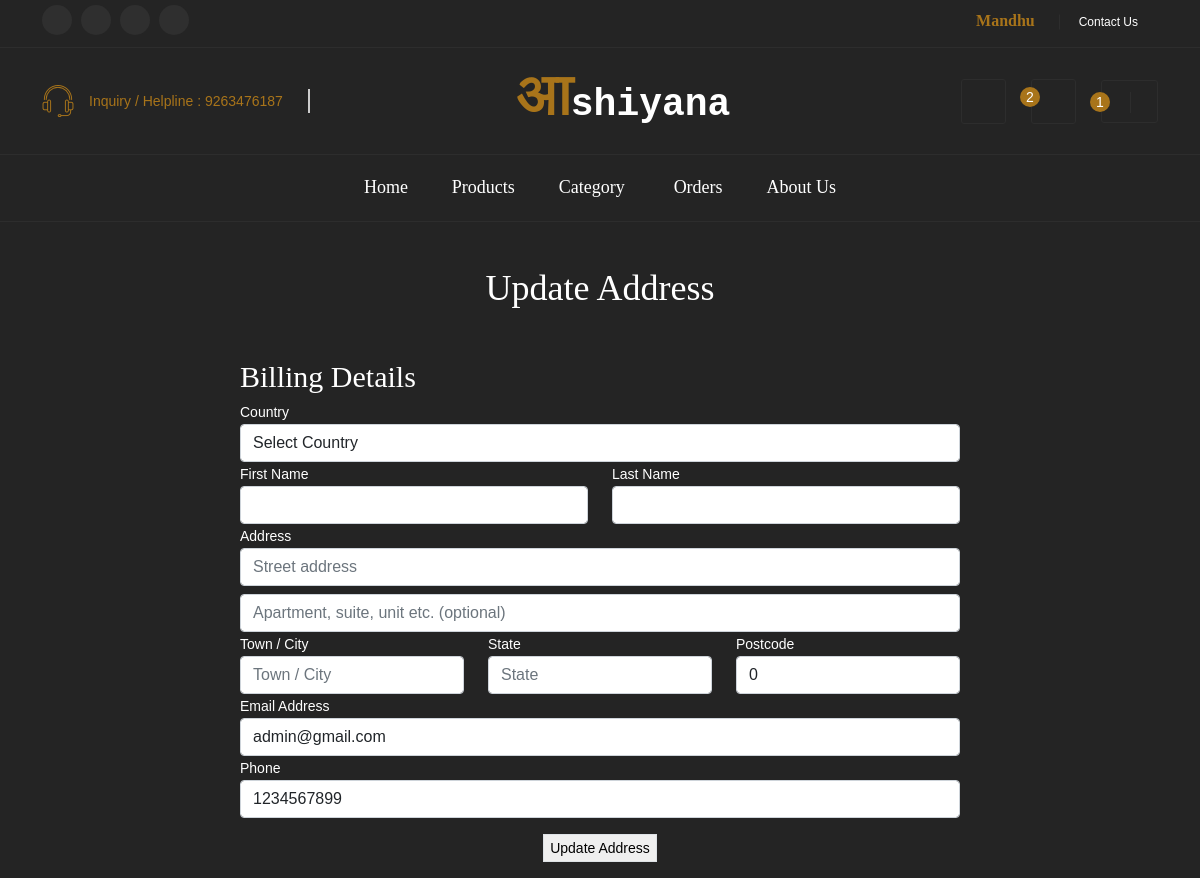
The app's page /updateAddress.php?id=401 (signed in) with its own data.
### tables this page shows
CREATE TABLE `orders` (
  `id` int(100) NOT NULL,
  `user_id` int(100) NOT NULL,
  `total_price` bigint(100) NOT NULL,
  `order_status` varchar(20) NOT NULL,
  `placed_on` datetime NOT NULL DEFAULT current_timestamp(),
  `firstname` varchar(255) NOT NULL,
  `lastname` varchar(255) NOT NULL,
  `email` varchar(255) NOT NULL,
  `phone` bigint(11) NOT NULL,
  `address` varchar(255) NOT NULL,
  `address2` varchar(255) NOT NULL,
  `code` int(11) NOT NULL,
  `city` varchar(255) NOT NULL,
  `state` varchar(255) NOT NULL,
  `country` varchar(255) NOT NULL
);

### updateAddress.php (the view, shortened to what this page needs)
<?php
$ord_id = $_GET['id'];
?>
<!DOCTYPE html>
<html lang="en">
<head>
    <link rel="stylesheet" href="https://stackpath.bootstrapcdn.com/bootstrap/5.0.0-alpha2/css/bootstrap.min.css">
    <link rel="stylesheet" href="http://code.ionicframework.com/ionicons/2.0.1/css/ionicons.min.css">
    <link rel="stylesheet" href="https://cdnjs.cloudflare.com/ajax/libs/OwlCarousel2/2.3.4/assets/owl.carousel.min.css">
    <link rel="stylesheet" href="https://cdnjs.cloudflare.com/ajax/libs/animate.css/4.1.1/animate.min.css">
    <link rel="stylesheet" href="https://cdnjs.cloudflare.com/ajax/libs/slick-carousel/1.8.1/slick.min.css">
    <link rel="stylesheet" href="style.css">
    <link rel="stylesheet" href="style2.css">
    <link rel="stylesheet" href="responsive.css">
</head>
<body>
    <div class="home_black_version">
        <?php include('header.php') ?>
        <div class="container text-white">
            <section id="content">
                <div class="content-blog">
                    <div class="page_header text-center  py-5">
                        <h2 style="font-family:poppins;">Update Address</h2>
                    </div>
                    <form method="post">
                        <div class="container ">
                            <?php
                            $sql = "SELECT * FROM orders WHERE id = '$ord_id'";
                            $result = mysqli_query($conn, $sql);
                            $row = mysqli_fetch_assoc($result);
                            ?>
                            <div class="row">
                                <div class="offset-md-2 col-md-8">
                                    <div class="billing-details">
                                        <h3 class="uppercase" style="font-family:poppins;">Billing Details</h3>
                                        <label class="">Country </label>
                                        <select class="form-control" name="country" value="<?php if (isset($row['country'])) {
                                            echo $row['country'];
                                        } ?>">
                                            <option value="">Select Country</option>
                                        </select>
                                        <div class="row">
                                            <div class="col-md-6">
                                                <label>First Name </label>
                                                <input class="form-control" value="<?php if (isset($row['firstname'])) {
                                                    echo $row['firstname'];
                                                } ?>" name="fname" placeholder="" type="text">
                                            </div>
                                            <div class="col-md-6">
                                                <label>Last Name </label>
                                                <input class="form-control" value="<?php if (isset($row['lastname'])) {
                                                    echo $row['lastname'];
                                                } ?>" name="lname" placeholder="" type="text">
                                            </div>
                                        </div>
                                        <label>Address </label>
                                        <input class="form-control" value="<?php if (isset($row['address'])) {
                                            echo $row['address'];
                                        } ?>" name="address" placeholder="Street address" value="" type="text">
                                        <input class="form-control mt-2" value="<?php if (isset($row['address2'])) {
                                            echo $row['address2'];
                                        } ?>" name="address2" placeholder="Apartment, suite, unit etc. (optional)"
                                            type="text">
                                        <div class="row">
                                            <div class="col-md-4">
                                                <label>Town / City </label>
                                                <input class="form-control" value="<?php if (isset($row['city'])) {
                                                    echo $row['city'];
                                                } ?>" name="city" placeholder="Town / City" value="" type="text">
                                            </div>
                                            <div class="col-md-4">
                                                <label>State</label>
                                                <input class="form-control" value="<?php if (isset($row['state'])) {
                                                    echo $row['state'];
                                                } ?>" name="state" value="" placeholder="State" type="text">
                                            </div>
                                            <div class="col-md-4">
                                                <label>Postcode </label>
                                                <input class="form-control" value="<?php if (isset($row['code'])) {
                                                    echo $row['code'];
                                                } ?>" name="postcode" placeholder="Postcode / Zip" value=""
                                                    type="text">
                                            </div>
                                        </div>
                                        <label>Email Address </label>
                                        <input class="form-control" value="<?php if (isset($row['email'])) {
                                            echo $row['email'];
                                        } ?>" name="email" placeholder="" value="" type="text">
                                        <label>Phone </label>
                                        <input class="form-control" value="<?php if (isset($row['phone'])) {
                                            echo $row['phone'];
                                        } ?>" name="phone" id="billing_phone" placeholder="" value="" type="text">
                                    </div>
                                </div>
                            </div>
                        </div>
                </div>
                <div class="row">
                    <div class="col-md-12 text-center my-3">
                        <input class="border" type="submit" name="submit" value="Update Address" class="btn">
                    </div>
                </div>
        </div>
    </div>
</body>
</html>

### style.css (style rules this page uses)
* { box-sizing: border-box; }
*, *::after, *::before { box-sizing: border-box; }
html, body { height: 100%; }
body { line-height: 24px; font-size: 14px; font-style: normal; font-weight: 400; visibility: visible; font-family: "Poppins", sans-serif; color: #5a5a5a; }
h1, h2, h3, h4, h5, h6 { font-weight: 400; margin-top: 0; font-family: "Baloo 2", cursive; }
h2 { font-size: 36px; line-height: 36px; }
h3 { font-size: 30px; line-height: 30px; }
button, input[type="submit"] { cursor: pointer; }
.home_black_version { background: #242424; }

### records on screen
orders: postcode "0", email "admin@gmail.com", phone "1234567899"

### other values on screen
$_SESSION['name'] "Mandhu"
$count1 "2"
$count "1"
